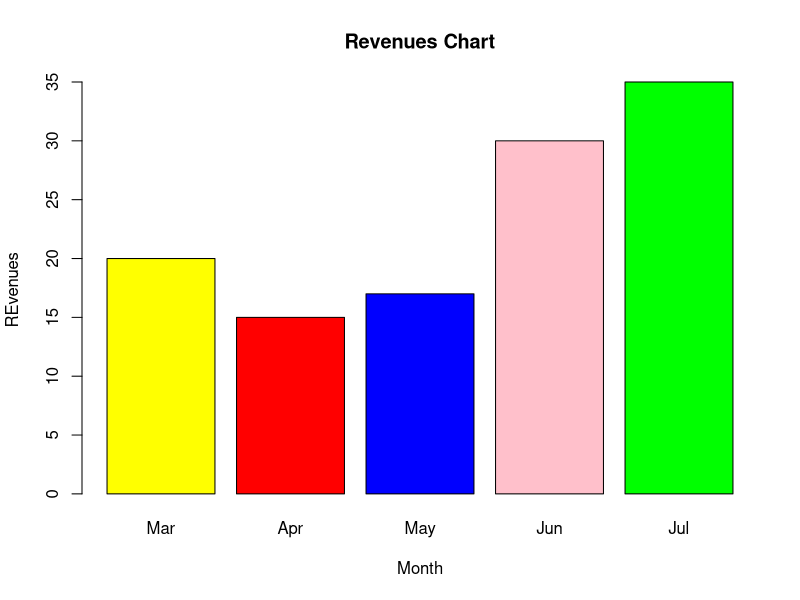

Generate this figure with R:
data <- c(20, 15, 17, 30, 35)
month <- c("Mar", "Apr", "May", "Jun", "Jul")
color <- c("yellow", "red", "blue", "pink", "green")
barplot(data, xlab = "Month", ylab = "REvenues", col = color, names.arg = month, main = "Revenues Chart")